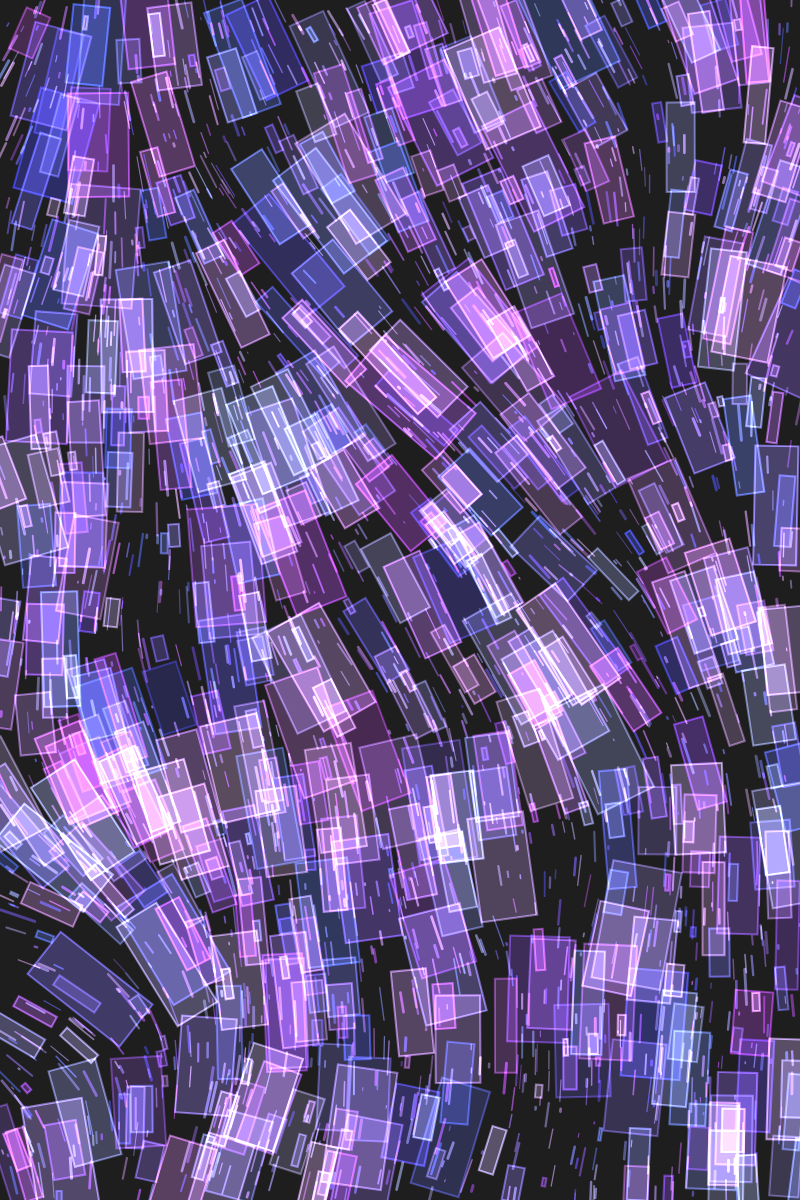
Frame 1 (no input)
Frame 60 (no input): identical to frame 1, image omitted
Frame 120 (the mouse pressed at the canvas centre since frame 60): identical to frame 1, image omitted

The p5.js sketch that drew this single still picture (run headless with seeded random() and noise() and a simulated clock; from frame 60 on, the mouse is pressed at the canvas centre):

// p5.js sketch
// ── sketch.js

function setup() {
  createCanvas(800, 1200);
  background(30);

  let baseHue = random(0, 360);
  let noiseScale = random(0.0001, 0.01);
  console.log('noise Scale: ' + noiseScale);


  // stroke lines
  for(let i=0; i< 2000; i++)
  {
    let xPos = random(0, width);
    let yPos = random(0, height);

    let lineHeight = random(0.001, 0.03) * height;

    colorMode(HSB);
    blendMode(ADD);
    let hue = baseHue + random(-30, 30);
    let sat = random(30, 80);
    let bright = random(60, 100);

    stroke(hue, sat, bright, 0.6);
    fill(hue, sat, bright, 0.3);

    strokeWeight(random(1, 3));
    

    let rotAngle = noise(xPos * noiseScale, yPos * noiseScale) * 180 + 90;

    push();

      translate(xPos, yPos);
      rotate(radians(rotAngle));
      line(0, -0.5 * lineHeight, 0, 0.5 * lineHeight);
    
    pop();

  }

  // rects
  for(let i=0; i< 600; i++)
  {
    let xPos = random(0, width);
    let yPos = random(0, height);

    let rectWidth = random(0.01, 0.15) * width;
    let rectHeight = random(0.2, 0.6) * rectWidth;

    colorMode(HSB);
    blendMode(ADD);
    let hue = baseHue + random(-30, 30);
    let sat = random(30, 80);
    let bright = random(60, 100);

    stroke(hue, sat, bright, 0.6);
    fill(hue, sat, bright, 0.3);

    strokeWeight(2);
    

    let rotAngle = noise(xPos * noiseScale, yPos * noiseScale) * 180;

    push();

      translate(xPos, yPos);
      rotate(radians(rotAngle));
      rect(-0.5 * rectWidth, -0.5 * rectHeight, rectWidth, rectHeight);
      // circle(0, 0, rectWidth);
    
    pop();
  }
}

function draw() {

}
